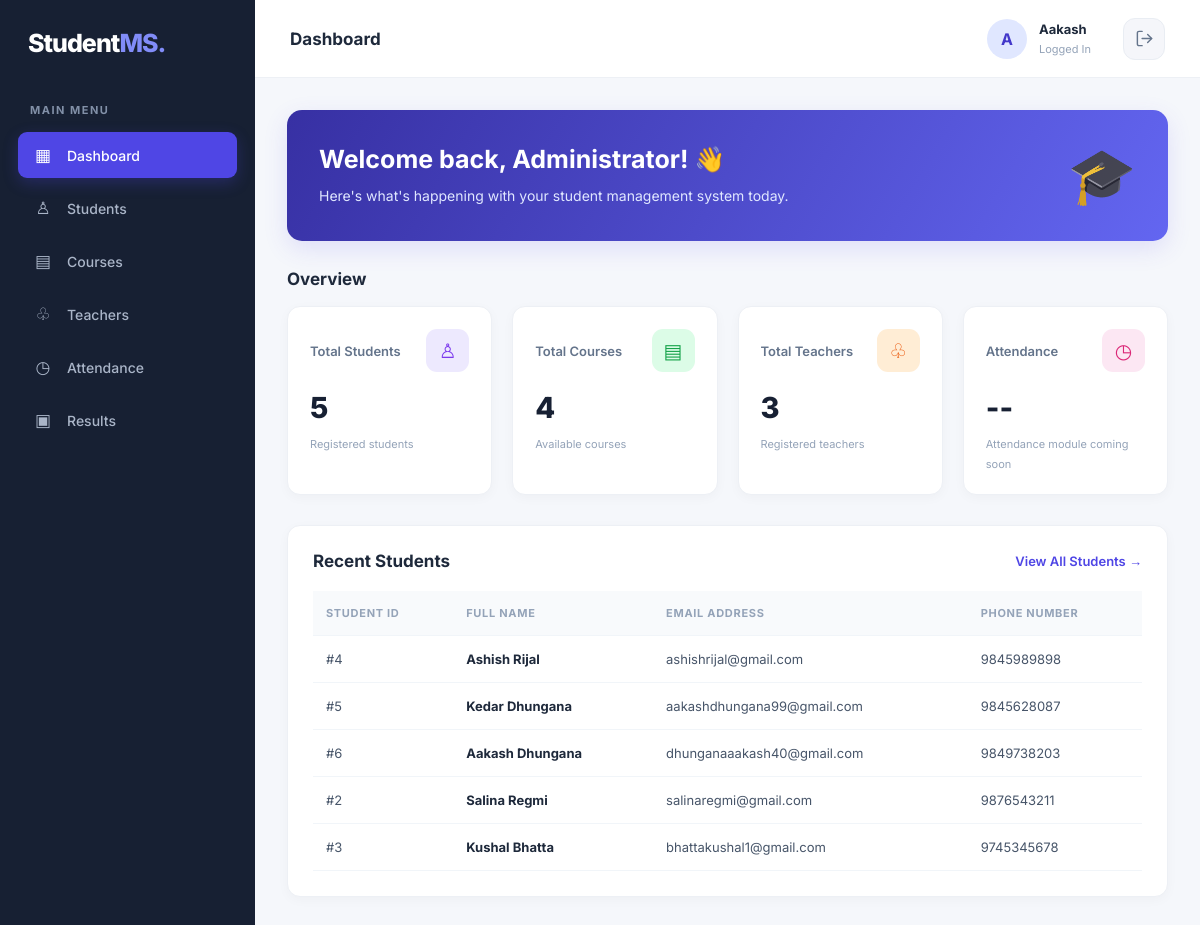
The app's page / (signed in) with its own data.
### students/models.py (models this page shows, shortened)
class Student(models.Model):
    full_name = models.CharField(max_length=100)
    email = models.EmailField(unique=True)
    phone_number = models.CharField(max_length=15, unique=True)
    date_of_birth = models.DateField(blank=True, null=True)
    address = models.TextField(blank=True, null=True)
    enrollment_date = models.DateField(auto_now_add=True)

### students/views.py (the view)
# urls.py: 2. Add a URL to urlpatterns:  path('', views.home, name='home')
@login_required
def home(request):
    total_students = Student.objects.count()
    total_teachers = Teacher.objects.count()
    total_courses = Course.objects.count()
    recent_students = Student.objects.order_by('-enrollment_date')[:5]
    context = {
        'total_students': total_students,
        'total_teachers': total_teachers,
        'total_courses': total_courses,
        'recent_students': recent_students,
    }
    return render(request, 'students/home.html', context)

### students/templates/students/home.html (shortened to what this page needs)
{% extends 'students/base.html' %}
{% block content %}
<div class="welcome">
    <div>
        <h1>Welcome back, Administrator! 👋</h1>
        <p>
            Here's what's happening with your student
            management system today.
        </p>
    </div>
    <div class="welcome-icon">🎓</div>
</div>
<h2 class="section-heading">Overview</h2>
<div class="stats-grid">
    <div class="stat-card">
        <div class="stat-top">
            <h3>Total Students</h3>
            <div class="stat-icon icon-purple">♙</div>
        </div>
        <h2>{{ total_students }}</h2>
        <small>Registered students</small>
    </div>
    <div class="stat-card">
    <div class="stat-top">
        <h3>Total Courses</h3>
        <div class="stat-icon icon-green">▤</div>
    </div>
    <h2>{{ total_courses }}</h2>
    <small>Available courses</small>
    </div>
   <div class="stat-card">
    <div class="stat-top">
        <h3>Total Teachers</h3>
        <div class="stat-icon icon-orange">♧</div>
    </div>
    <h2>{{ total_teachers }}</h2>
    <small>Registered teachers</small>
    </div>
    <div class="stat-card">
        <div class="stat-top">
            <h3>Attendance</h3>
            <div class="stat-icon icon-pink">◷</div>
        </div>
        <h2>--</h2>
        <small>Attendance module coming soon</small>
    </div>
</div>
<div class="content-card">
    <div class="table-header">
        <h2>Recent Students</h2>
        <a href="{% url 'student_list' %}" class="view-all">
            View All Students →
        </a>
    </div>
    <table>
        <thead>
            <tr>
                <th>Student ID</th>
                <th>Full Name</th>
                <th>Email Address</th>
                <th>Phone Number</th>
            </tr>
        </thead>
        <tbody>
            {% for student in recent_students %}
            <tr>
                <td>#{{ student.id }}</td>
                <td>
                    <strong>{{ student.full_name }}</strong>
                </td>
                <td>{{ student.email }}</td>
                <td>
                    {% if student.phone_number %}
                        {{ student.phone_number }}
                    {% else %}
                        Not provided
                    {% endif %}
                </td>
            </tr>
            {% endfor %}
        </tbody>
    </table>
</div>
{% endblock %}

### students/templates/students/base.html (shortened to what this page needs)
{% load static %}
<!DOCTYPE html>
<html lang="en">
<head>
    <link rel="stylesheet"
          href="{% static 'students/css/style.css' %}">
</head>
<body>
<div class="layout">
    <aside class="sidebar">
        <h2 class="logo">Student<span>MS.</span></h2>
        <p class="menu-title">MAIN MENU</p>
        <a href="{% url 'home' %}" class="menu-link active">
            <span class="menu-icon">▦</span>
            Dashboard
        </a>
        <a href="{% url 'student_list' %}" class="menu-link">
            <span class="menu-icon">♙</span>
            Students
        </a>
        <a href="{% url 'course_list' %}" class="menu-link">
            <span class="menu-icon">▤</span>
            Courses
        </a>
        <a href="{% url 'teacher_list' %}" class="menu-link">
            <span class="menu-icon">♧</span>
            Teachers
        </a>
        <a href="#" class="menu-link">
            <span class="menu-icon">◷</span>
            Attendance
        </a>
        <a href="#" class="menu-link">
            <span class="menu-icon">▣</span>
            Results
        </a>
    </aside>
    <main class="main-content">
<header class="topbar">
    <h3>{% block page_heading %}Dashboard{% endblock %}</h3>
    <div class="admin-profile">
        <div class="profile-avatar">
            {{ request.user.username|first|upper }}
        </div>
        <div class="profile-info">
            <strong>{{ request.user.username }}</strong>
            <small>Logged In</small>
        </div>
<form method="POST" action="{% url 'logout' %}" class="logout-form">
    <button type="submit" class="logout-btn" title="Logout">
        <svg xmlns="http://www.w3.org/2000/svg"
             width="19"
             height="19"
             viewBox="0 0 24 24"
             fill="none"
             stroke="currentColor"
             stroke-width="1.8"
             stroke-linecap="round"
             stroke-linejoin="round">
            <path d="M9 21H5a2 2 0 0 1-2-2V5a2 2 0 0 1 2-2h4"/>
            <polyline points="16 17 21 12 16 7"/>
            <line x1="21" y1="12" x2="9" y2="12"/>
        </svg>
    </button>
</form>
    </div>
</header>
        <section class="page-content">
            {% block content %}
            {% endblock %}
        </section>
    </main>
</div>
</body>
</html>

### students/static/students/css/style.css (style rules this page uses)
* { margin: 0; padding: 0; box-sizing: border-box; }
body { font-family: 'Inter', sans-serif; background: #f5f7fb; color: #1e293b; }
a { text-decoration: none; }
.layout { display: flex; min-height: 100vh; }
.sidebar { width: 255px; min-width: 255px; background: #172033; color: white; padding: 28px 18px; }
.logo { font-size: 25px; font-weight: 800; letter-spacing: -1px; margin-bottom: 45px; padding-left: 10px; }
.logo span { color: #818cf8; }
.menu-title { color: #8290a8; font-size: 11px; font-weight: 700; letter-spacing: 1.5px; margin: 0 0 15px 12px; }
.menu-link { display: flex; align-items: center; gap: 13px; color: #aab5c8; padding: 13px 14px; margin-bottom: 7px; border-radius: 9px; font-size: 14px; font-weight: 500; transition: 0.25s ease; }
.menu-link.active { background: #4f46e5; color: white; box-shadow: 0 5px 15px #4f46e544; }
.menu-icon { width: 22px; text-align: center; font-size: 17px; }
.main-content { flex: 1; min-width: 0; }
.topbar { height: 78px; background: white; padding: 0 35px; display: flex; justify-content: space-between; align-items: center; border-bottom: 1px solid #edf0f5; }
.topbar h3 { font-size: 17px; font-weight: 700; }
.admin-profile { display: flex; align-items: center; gap: 12px; }
.profile-avatar { width: 40px; height: 40px; border-radius: 50%; background: #e0e7ff; color: #4338ca; display: flex; align-items: center; justify-content: center; font-weight: 700; }
.profile-info strong { display: block; font-size: 13px; }
.profile-info small { color: #94a3b8; font-size: 11px; }
.page-content { padding: 32px; }
.welcome { display: flex; justify-content: space-between; align-items: center; gap: 20px; background: linear-gradient(120deg, #3730a3, #6366f1); color: white; padding: 32px; border-radius: 15px; margin-bottom: 28px; box-shadow: 0 8px 25px #4f46e522; }
.welcome h1 { font-size: 25px; margin-bottom: 10px; }
.welcome p { color: #e0e7ff; font-size: 14px; line-height: 1.7; }
.welcome-icon { font-size: 55px; opacity: 0.9; }
.section-heading { font-size: 17px; font-weight: 700; margin-bottom: 17px; }
.stats-grid { display: grid; grid-template-columns: repeat(4, minmax(0, 1fr)); gap: 20px; margin-bottom: 30px; }
.stat-card { background: white; padding: 22px; border-radius: 13px; border: 1px solid #edf0f5; box-shadow: 0 3px 12px #0f172a08; transition: 0.25s ease; }
.stat-top { display: flex; justify-content: space-between; align-items: center; margin-bottom: 18px; }
.stat-card h3 { color: #64748b; font-size: 13px; font-weight: 600; }
.stat-icon { width: 43px; height: 43px; border-radius: 11px; display: flex; align-items: center; justify-content: center; font-size: 20px; }
.icon-purple { background: #ede9fe; color: #7c3aed; }
.icon-green { background: #dcfce7; color: #16a34a; }
.icon-orange { background: #ffedd5; color: #ea580c; }
.icon-pink { background: #fce7f3; color: #db2777; }
.stat-card h2 { font-size: 29px; font-weight: 800; margin-bottom: 7px; color: #172033; }
.stat-card small { color: #94a3b8; font-size: 11px; }
.content-card { background: white; padding: 25px; border-radius: 13px; border: 1px solid #edf0f5; box-shadow: 0 3px 12px #0f172a08; overflow-x: auto; }
.table-header { display: flex; justify-content: space-between; align-items: center; margin-bottom: 20px; gap: 15px; }
.table-header h2 { font-size: 17px; }
.view-all { color: #4f46e5; font-size: 13px; font-weight: 600; }
table { width: 100%; border-collapse: collapse; min-width: 550px; }
th { color: #94a3b8; background: #f8fafc; font-size: 11px; text-transform: uppercase; letter-spacing: 0.7px; font-weight: 700; }
th, td { padding: 15px 13px; text-align: left; border-bottom: 1px solid #f1f5f9; }
td { font-size: 13px; color: #475569; }
td strong { color: #1e293b; }
.logout-form { margin-left: 20px; display: flex; align-items: center; }
.logout-btn { width: 42px; height: 42px; display: flex; align-items: center; justify-content: center; background: #f5f6fa; color: #64748b; border: 1px solid #e9edf3; border-radius: 12px; cursor: pointer; transition: all 0.25s ease; }
.logout-btn svg { transition: transform 0.25s ease; }

### records on screen
Student: id "4", full_name "Ashish Rijal", email "ashishrijal@gmail.com", phone_number "9845989898"
Student: id "5", full_name "Kedar Dhungana", email "aakashdhungana99@gmail.com", phone_number "9845628087"
Student: id "6", full_name "Aakash Dhungana", email "dhunganaaakash40@gmail.com", phone_number "9849738203"
Student: id "2", full_name "Salina Regmi", email "salinaregmi@gmail.com", phone_number "9876543211"
Student: id "3", full_name "Kushal Bhatta", email "bhattakushal1@gmail.com", phone_number "9745345678"

### other values on screen
{{ request.user.username|first|upper }} "A"
{{ request.user.username }} "Aakash"
{{ total_students }} "5"
{{ total_courses }} "4"
{{ total_teachers }} "3"
